Frame 1 (no input): blank canvas, image omitted
Frame 60 (no input): blank canvas, image omitted
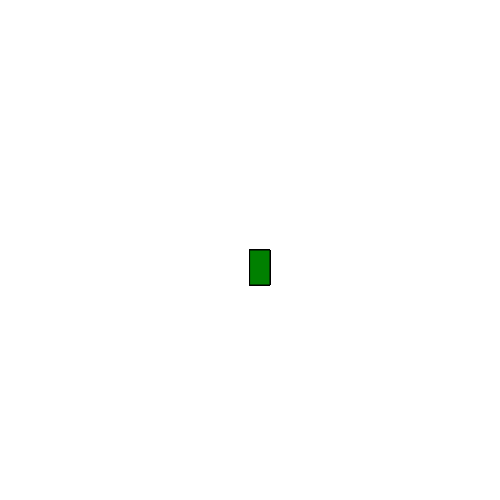
Frame 120 (the mouse pressed at the canvas centre since frame 60)

The p5.js sketch whose frames 1 and 60 were blank and that drew this single picture after the mouse press (run headless with seeded random() and noise() and a simulated clock; from frame 60 on, the mouse is pressed at the canvas centre):

// p5.js sketch
// ── sketch.js
function setup() {
    createCanvas(500, 500);
  }
  
  function draw() {
    background("white");
  }
    function draw() {
  
  stroke("black");
  
  fill("green");
  
  if(mouseIsPressed){
  
  rect(mouseX, mouseY, 20, 35);
  
  }
  
  }
